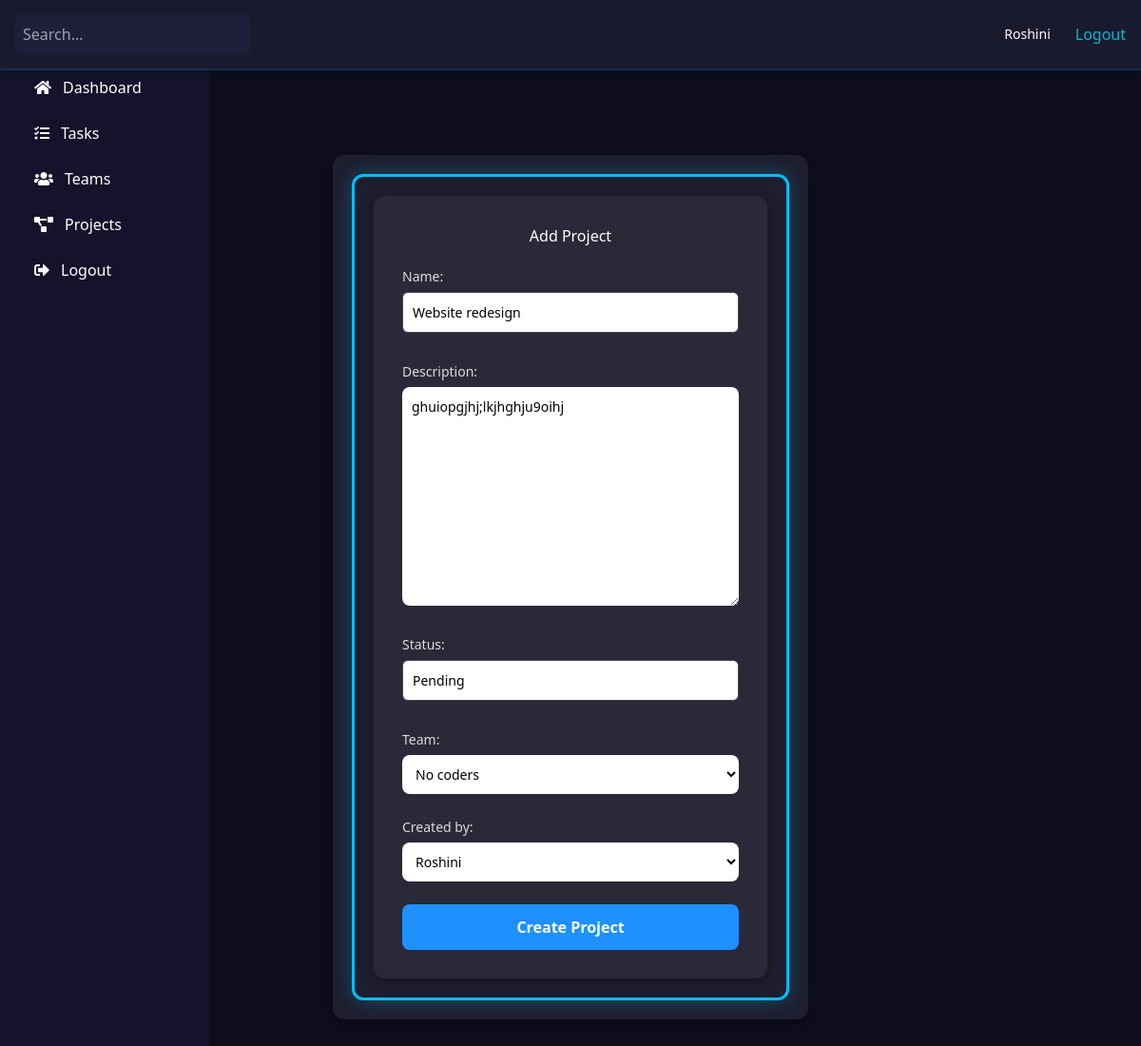
Page /projects/1/edit/ (signed in) on the committed database.
### tasks/models.py (models this page shows, shortened)
class Project(models.Model):
    name = models.CharField(max_length=255)
    description = models.TextField(blank=True)
    status = models.CharField(max_length=100, default='Pending')
    team = models.ForeignKey(Team, on_delete=models.CASCADE, null=True, blank=True)
    created_by = models.ForeignKey(User, on_delete=models.CASCADE)

class Team(models.Model):
    name = models.CharField(max_length=100)
    members = models.ManyToManyField(User)
    def __str__(self):
        return self.name

### tasks/views.py (the view)
# urls.py: path('projects/<int:pk>/edit/', views.project_update, name='project_update'),
@login_required
def project_update(request, pk):
    project = get_object_or_404(Project, pk=pk)
    form = ProjectForm(request.POST or None, instance=project)
    if form.is_valid():
        form.save()
        return redirect('project_list')
    return render(request, 'tasks/project_form.html', {'form': form})

### tasks/forms.py
class ProjectForm(forms.ModelForm):
    class Meta:
        model = Project
        fields = '__all__'

### tasks/templates/tasks/project_form.html (shortened to what this page needs)
{% extends 'tasks/base.html' %}
{% block content %}
{% load static %}
<!DOCTYPE html>
<html lang="en">
<head>
    <link rel="stylesheet" href="{% static 'css/style.css' %}">
</head>
<body>
        <div class="container">
            <div class="project-form">
                <h2>Add Project</h2>
                <form method="post">
                    {{ form.as_p }}
                    <button type="submit" class="add-task-btn">Create Project</button>
                </form>
            </div>
        </div>
    </div>
</body>
</html>
{% endblock %}

### tasks/templates/tasks/base.html (shortened to what this page needs)
<!DOCTYPE html>
<html lang="en">
<head>
    {% load static %}
    <link rel="stylesheet" href="{% static 'css/style.css' %}">
    <link rel="stylesheet" href="https://cdnjs.cloudflare.com/ajax/libs/font-awesome/5.15.4/css/all.min.css">
    <script src="https://cdn.tailwindcss.com"></script>
</head>
<body class="flex text-white bg-[#0D0D1C] min-h-screen">
    <div id="sidebar" class="w-60 transition-all duration-300 bg-[#111132] flex flex-col min-h-screen">
        <div class="flex items-center justify-between px-4 py-4">
            <span class="text-xl font-bold">PM</span>
        </div>
        <nav class="flex-1 px-4 space-y-6">
            <a href="{% url 'dashboard' %}" class="flex items-center space-x-3 hover:text-cyan-400">
                <i class="fas fa-home"></i><span class="menu-label">Dashboard</span>
            </a>
            <a href="{% url 'task_list' %}" class="flex items-center space-x-3 hover:text-cyan-400">
                <i class="fas fa-tasks"></i><span class="menu-label">Tasks</span>
            </a>
            <a href="{% url 'team_list' %}" class="flex items-center space-x-3 hover:text-cyan-400">
                <i class="fas fa-users"></i><span class="menu-label">Teams</span>
            </a>
            <a href="{% url 'project_list' %}" class="flex items-center space-x-3 hover:text-cyan-400">
                <i class="fas fa-project-diagram"></i><span class="menu-label">Projects</span>
            </a>
            <a href="{% url 'logout' %}" class="flex items-center space-x-3 mt-6 hover:text-red-500">
                <i class="fas fa-sign-out-alt"></i><span class="menu-label">Logout</span>
            </a>
        </nav>
    </div>
    <div class="flex-1 flex flex-col overflow-hidden">
        <header class="flex justify-between items-center p-4 bg-[#1a1a2e] shadow-md">
            <div class="search-box">
                <input type="text" placeholder="Search..." class="rounded px-3 py-1 text-black">
            </div>
            <div class="profile space-x-4">
                {% if request.user.is_authenticated %}
                    <span class="text-sm">{{ request.user.username }}</span>
                    <a href="{% url 'logout' %}" class="text-red-400 hover:underline">Logout</a>
                {% else %}
                    <a href="{% url 'login' %}" class="text-green-400 hover:underline">Login</a>
                    <a href="{% url 'register' %}" class="text-blue-400 hover:underline">Register</a>
                {% endif %}
            </div>
        </header>
        <main class="flex-1 p-6 overflow-y-auto">
            <section class="form-container max-w-5xl mx-auto">
                {% block content %}
                {% endblock %}
</body>
</html>

### tasks/static/css/style.css (style rules this page uses)
* { margin: 0; padding: 0; box-sizing: border-box; font-family: 'Segoe UI', sans-serif; }
body { background-color: #0d0d1a; color: #ffffff; display: flex; min-height: 100vh; }
#sidebar { width: 220px; transition: width 0.3s, transform 0.3s ease; background-color: #14132b; padding: 20px; height: 100vh; position: fixed; left: 0; top: 0; overflow-x: hidden; z-index: 1000; }
header { color: #ffffff; padding: 15px 20px; display: flex; justify-content: space-between; align-items: center; margin-bottom: 25px; padding-bottom: 10px; border-bottom: 1px solid #2a2a40; border-bottom: 2px solid #132c57; position: sticky; top: 0; z-index: 1000; }
.search-box input { padding: 8px; border-radius: 5px; border: none; background-color: #1f1f3b; color: white; }
.profile { display: flex; align-items: center; gap: 10px; }
.profile a { color: #00bcd4; text-decoration: none; }
.add-task-btn { margin-top: 0 4px; background-color: #00bcd4; border: none; padding: 8px 14px; border-radius: 6px; color: #0d0d1a; font-weight: bold; cursor: pointer; font-size: 14px; transition: 0.3s; }
.menu-label { transition: opacity 0.2s ease; }
.container { padding: 20px; border-radius: 12px; border: 3px solid #00bfff; box-shadow: 0 0 20px rgba(0, 191, 255, 0.3); background-color: #1e1e2e; width: fit-content; max-width: 1200px; margin: auto; }
.form-container { background-color: #1e1e2e; padding: 20px; max-width: 500px; margin: 40px auto; border-radius: 12px; box-shadow: 0 4px 10px rgba(0,0,0,0.3); }
.form-container h2 { margin-bottom: 20px; }
.form-container label { display: block; margin-bottom: 6px; font-weight: 500; }
.form-container input[type="text"], .form-container textarea, .form-container select, .form-container input[type="date"] { width: 100%; padding: 10px; border: 1px solid #444; border-radius: 6px; margin-bottom: 16px; background-color: #fff; color: #000; box-sizing: border-box; }
.form-container textarea { resize: vertical; min-height: 120px; }
.form-container button { padding: 10px 20px; border: none; border-radius: 6px; cursor: pointer; }
.project-form { background-color: rgba(255, 255, 255, 0.05); padding: 30px; border-radius: 12px; width: 100%; max-width: 420px; box-shadow: 0 4px 15px rgba(0, 0, 0, 0.3); backdrop-filter: blur(6px); }
.project-form h2 { color: white; text-align: center; margin-bottom: 20px; }
.project-form p { margin-bottom: 14px; }
.project-form label { color: #ddd; font-size: 14px; display: block; margin-bottom: 6px; }
.project-form input, .project-form textarea, .project-form select { width: 100%; padding: 10px; border-radius: 8px; border: none; outline: none; background-color: white; color: #333; font-size: 14px; margin-bottom: 10px; }
.project-form button { width: 100%; padding: 12px; background-color: #1e90ff; border: none; border-radius: 8px; color: white; font-size: 16px; cursor: pointer; transition: background-color 0.3s ease; }

### tasks/templates/tasks/base.html (style rules this page uses)
#sidebar, #sidebar a, #sidebar span { color: white; }
.form-container input, .form-container textarea, .form-container select { background-color: #ffffff !important; color: #000000 !important; }
.form-container input::placeholder, .form-container textarea::placeholder { color: #555555 !important; }
.form-container { background-color: #1e1e2f; color: white; padding: 20px; border-radius: 10px; box-shadow: 0 0 15px rgba(0,0,0,0.5); }
body { display: flex; min-height: 100vh; overflow-x: hidden; }
#sidebar { flex-shrink: 0; }
.flex-1 { min-width: 0; }

### rows in the picture
Project: name "Website redesign", description "ghuiopgjhj;lkjhghju9oihj", status "Pending", team "No coders", created_by "Roshini"

### other values in the picture
{{ request.user.username }} "Roshini"
